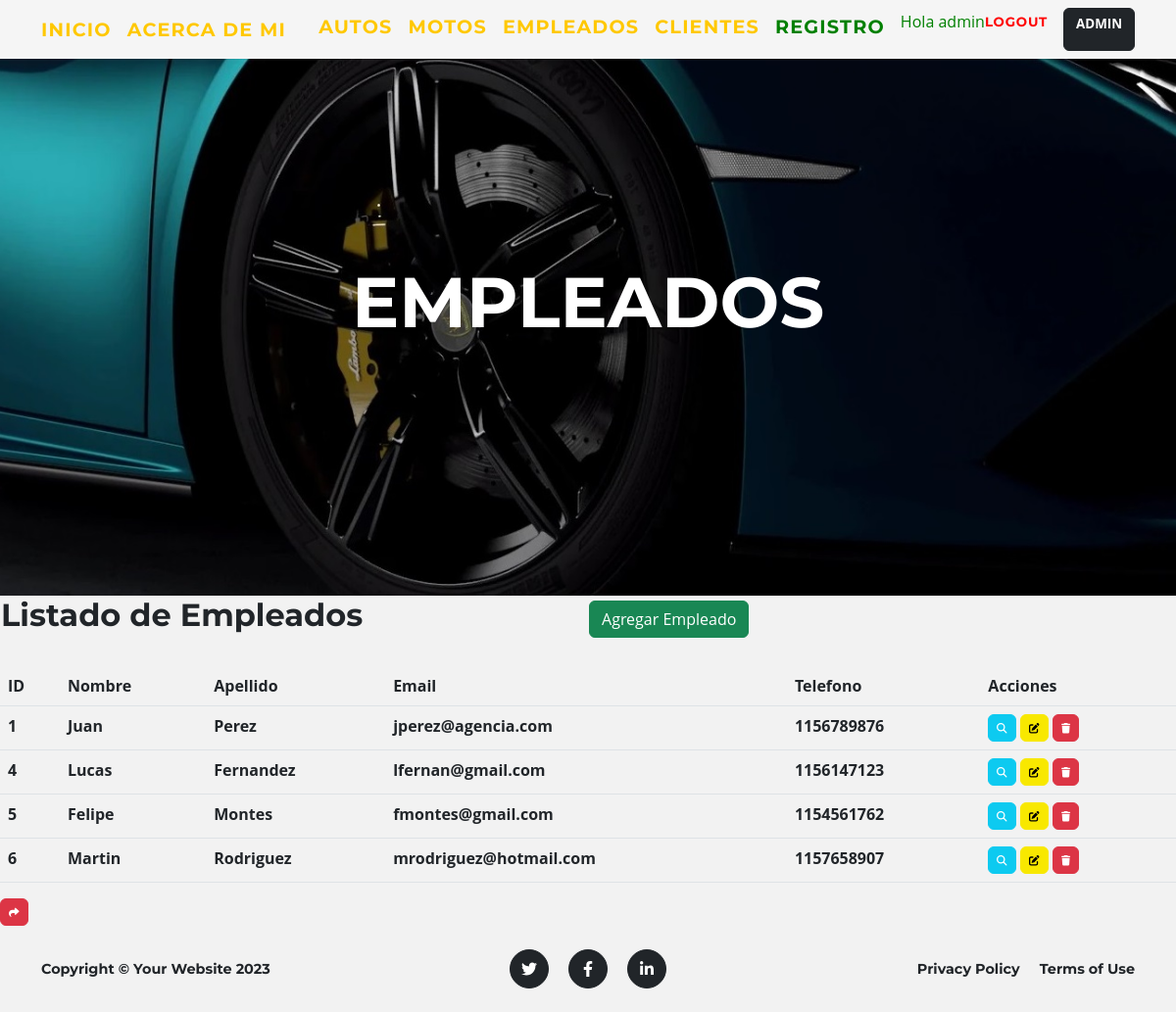
The page /aplicacion/empleados (signed in) on the database its author committed.
### aplicacion/models.py (models this page shows, shortened)
class Empleado(models.Model):
    nombre = models.CharField(max_length=50)
    apellido = models.CharField(max_length=50)
    email = models.EmailField()
    telefono = models.IntegerField()

### aplicacion/views.py (the view)
# urls.py: path('empleados', empleados, name="empleados"),
@login_required
def empleados(request):
    ctx = {"empleados": Empleado.objects.all()}
    return render(request, 'aplicacion/empleados.html', ctx)

### aplicacion/templates/aplicacion/empleados.html (shortened to what this page needs)
{% extends 'aplicacion/base.html' %}
{% load static %}
{% block cabecera %}
    <div class="container">
        <div class="masthead-heading text-uppercase">Empleados</div>
    </div>
{% endblock cabecera %}
{% block contenido %}
<table>
    <tr>
        <td width="600"><h2>Listado de Empleados</h2></td>
        <td>
            <a class="btn btn-success" href="{% url 'create_empleado' %}">Agregar Empleado</a>
        </td>
    </tr>
</table>
<br>
<table class="table">
    <thead>
        <tr>
            <th>ID</th>
            <th>Nombre</th>
            <th>Apellido</th>
            <th>Email</th>
            <th>Telefono</th>
            <th>Acciones</th>
        </tr>
    </thead>
    <tbody>
        {% for empleado in empleados %}
        <tr>
            <td>{{empleado.id}}</td>
            <td>{{empleado.nombre}}</td>
            <td>{{empleado.apellido}}</td>
            <td>{{empleado.email}}</td>
            <td>{{empleado.telefono}}</td>
            <td>
                <a
                href="{% url 'detail_empleado' empleado.id %}"
                class="btn btn-info"
                style="--bs-btn-padding-y: .25rem; --bs-btn-padding-x: .5rem; --bs-btn-font-size: .75rem;"
                ><i class="fa fa-search fa-sm" title="Ver Detalles"></i>
                </a>
                <a
                  href="{% url 'update_empleado' empleado.id %}"
                  class="btn btn-primary"
                  style="--bs-btn-padding-y: .25rem; --bs-btn-padding-x: .5rem; --bs-btn-font-size: .75rem;color: black ;background-color: rgb(248, 232, 0); border-color: rgb(248, 232, 0) ;"
                  ><i class="fa fa-edit fa-sm" title="Editar Empleado"></i>
                </a>
                <a
                  href="{% url 'delete_empleado' empleado.id %}"
                  class="btn btn-danger"
                  style="--bs-btn-padding-y: .25rem; --bs-btn-padding-x: .5rem; --bs-btn-font-size: .75rem;"
                  ><i class="fa fa-trash fa-sm" title="Eliminar Empleado"></i>
                </a>
            </td>
        </tr>
        {% endfor %}
    </tbody>
</table>
<a
href="{% url 'inicio' %}"
class="btn btn-danger"
style="--bs-btn-padding-y: .25rem; --bs-btn-padding-x: .5rem; --bs-btn-font-size: .75rem;"
><i class="fa fa-share fa-sm" title="Volver">Volver</i>
</a>
{% endblock contenido %}

### aplicacion/templates/aplicacion/base.html (shortened to what this page needs)
<!DOCTYPE html>
<html lang="en">
    <head>
        {% load static %}
        <link href="{% static 'aplicacion/css/styles.css' %}" rel="stylesheet" />
    </head>
    <body id="page-top">
        <nav class="navbar navbar-expand-lg navbar-dark fixed-top pt-2 pb-2" id="mainNav" style="background-color: whitesmoke;" >
            <div class="container">
                <a class="navbar-brand" style="font-size:larger;"  href="{% url 'inicio' %}">Inicio</a>
                <a class="navbar-brand" style="font-size:larger;" href="{% url 'aboutme' %}">Acerca de Mi</a>
                <div class="collapse navbar-collapse" id="navbarResponsive">
                    <ul class="navbar-nav text-lg-start ms-auto py-6 py-lg-0">
                        {% if user.is_authenticated %}
                        <a class="navbar-brand" style="font-size:larger;" href="{% url 'autos' %}">Autos</a>
                        <a class="navbar-brand" style="font-size:larger;" href="{% url 'motos' %}">Motos</a>
                        <a class="navbar-brand" style="font-size:larger;" href="{% url 'empleados' %}">Empleados</a>
                        <a class="navbar-brand" style="font-size:larger;" href="{% url 'clientes' %}">Clientes</a>
                        <a class="navbar-brand" style="font-size:larger; color: green;" href="{% url 'register' %}">Registro</a>
                        <p style="color:green"> Hola {{ user.username }}</b></p>
                        <a class="navbar-brand" style="font-size:smaller; color: red;" href="{% url 'logout' %}">Logout</a>
                        <a class="btn btn-dark" style="font-size:smaller;" href="{% url 'admin:index' %}"><b>ADMIN</a>
                        </div>
                        {% endif %}
                </div>
        </nav>
        <header class="masthead">
        {% block cabecera %}{% endblock cabecera %}
        </header>
        {% block contenido %}
        {% endblock contenido %}
        {% block footer%}
        <footer class="footer py-4">
            <div class="container">
                <div class="row align-items-center">
                    <div class="col-lg-4 text-lg-start">Copyright &copy; Your Website 2023</div>
                    <div class="col-lg-4 my-3 my-lg-0">
                        <a class="btn btn-dark btn-social mx-2" href="#!" aria-label="Twitter"><i class="fab fa-twitter"></i></a>
                        <a class="btn btn-dark btn-social mx-2" href="#!" aria-label="Facebook"><i class="fab fa-facebook-f"></i></a>
                        <a class="btn btn-dark btn-social mx-2" href="#!" aria-label="LinkedIn"><i class="fab fa-linkedin-in"></i></a>
                    </div>
                    <div class="col-lg-4 text-lg-end">
                        <a class="link-dark text-decoration-none me-3" href="#!">Privacy Policy</a>
                        <a class="link-dark text-decoration-none" href="#!">Terms of Use</a>
                    </div>
                </div>
            </div>
        </footer>
        {% endblock footer %}
    </body>
</html>

### rows shown on the page
Empleado: id "1", nombre "Juan", apellido "Perez", email "jperez@agencia.com", telefono "1156789876"
Empleado: id "4", nombre "Lucas", apellido "Fernandez", email "lfernan@gmail.com", telefono "1156147123"
Empleado: id "5", nombre "Felipe", apellido "Montes", email "fmontes@gmail.com", telefono "1154561762"
Empleado: id "6", nombre "Martin", apellido "Rodriguez", email "mrodriguez@hotmail.com", telefono "1157658907"

### other values the page prints
{{ user.username }} "admin"
